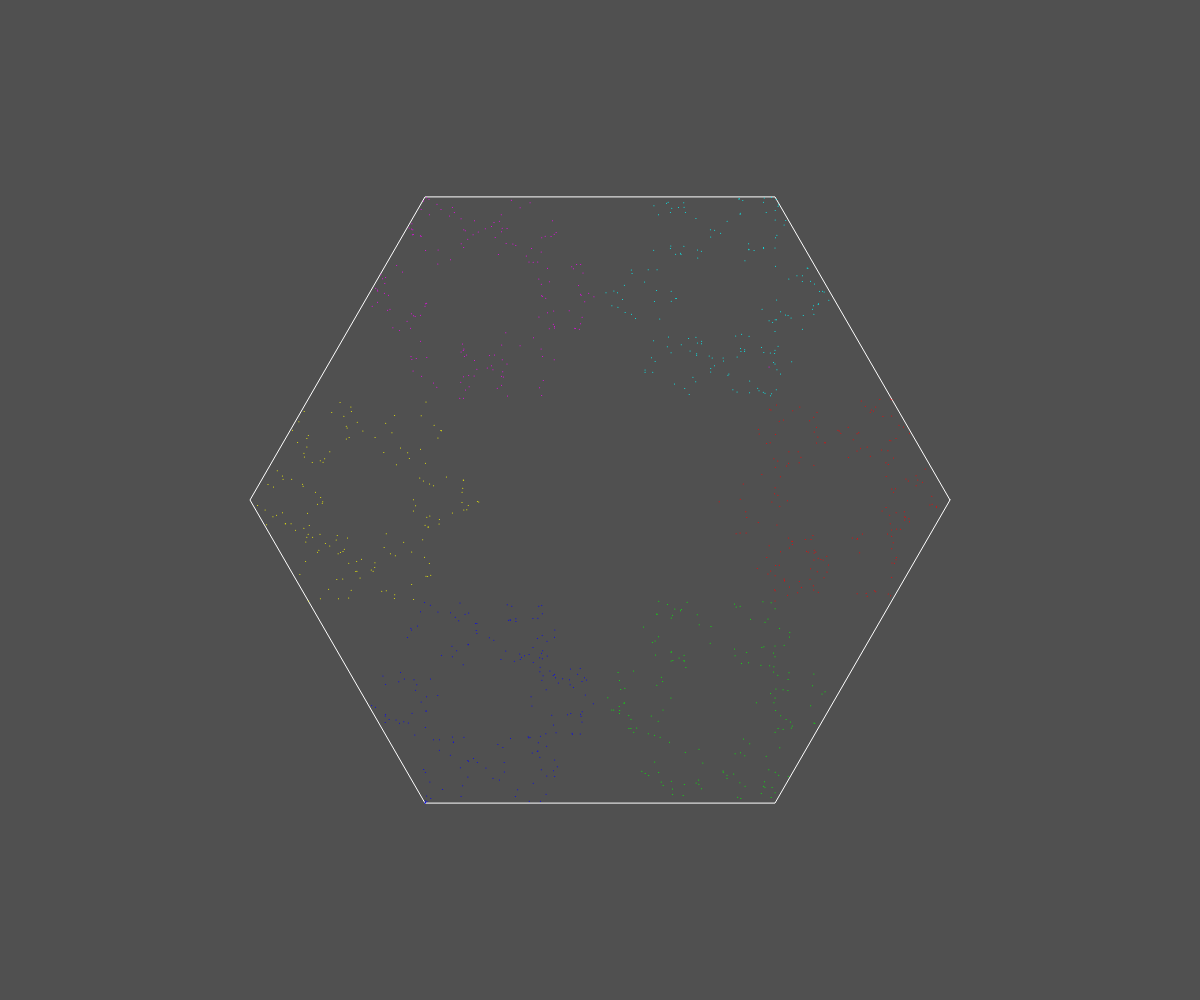
Frame 1 (no input)
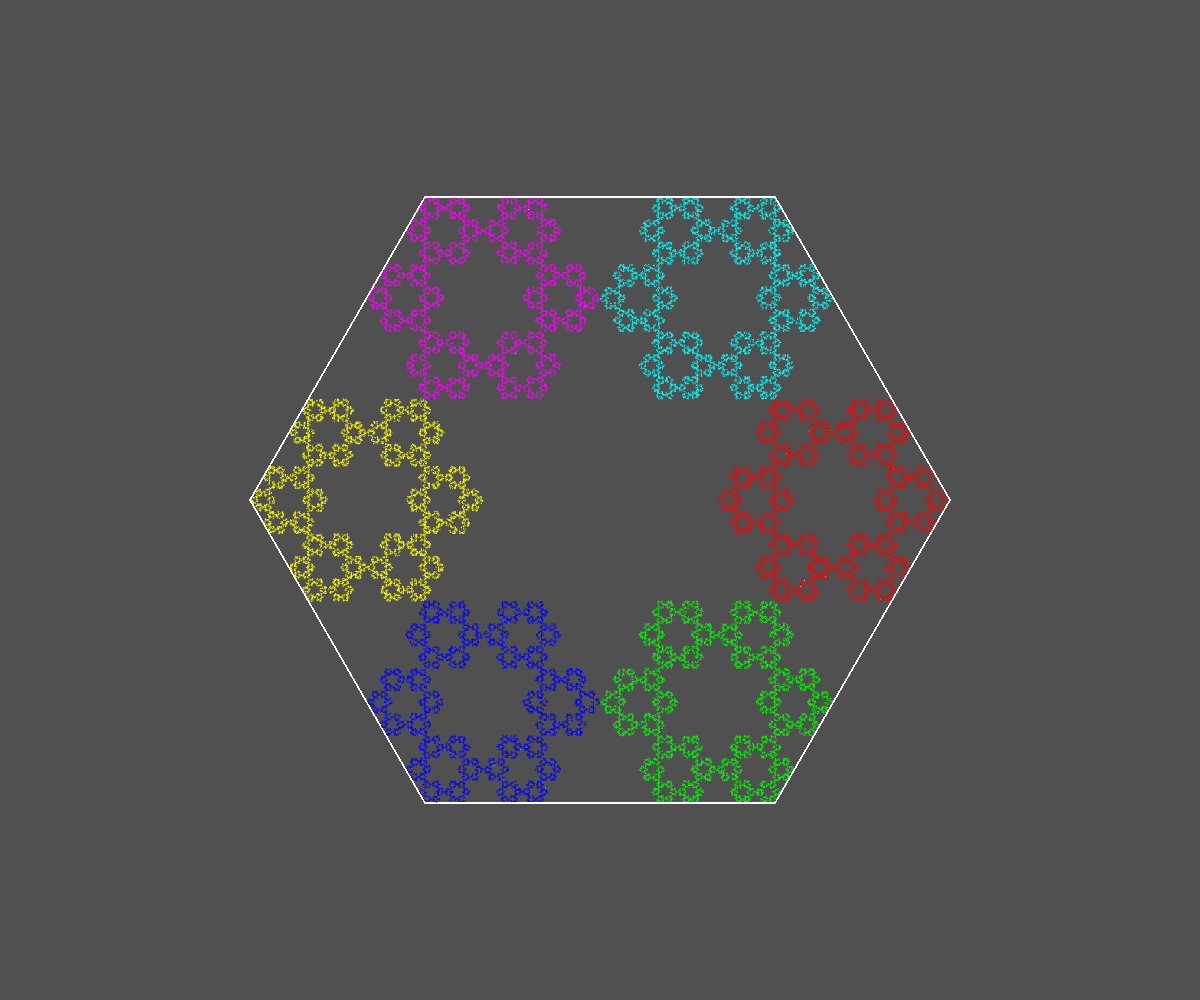
Frame 60 (no input)
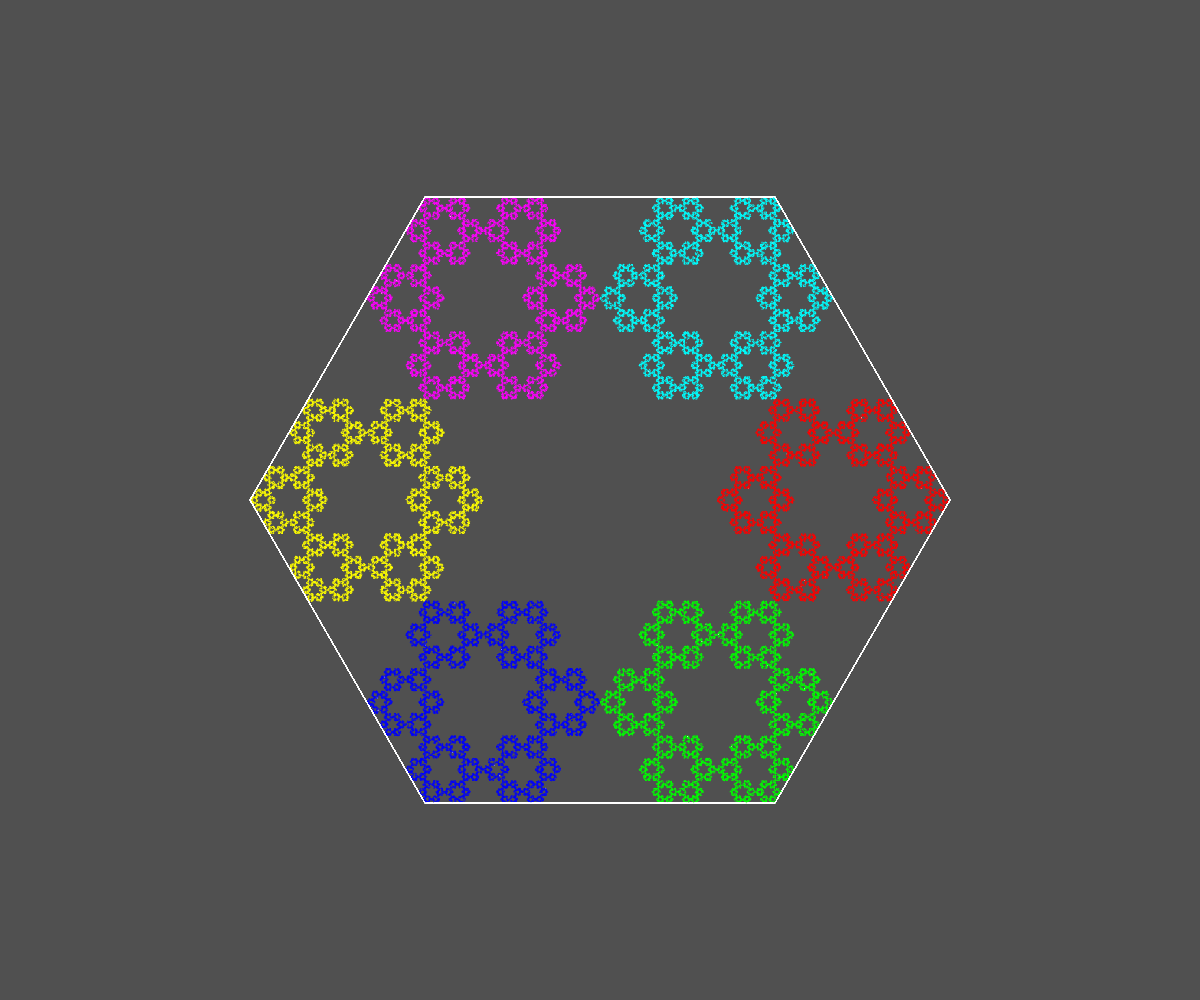
Frame 120 (the mouse pressed at the canvas centre since frame 60)

The p5.js sketch that drew these frames (run headless with seeded random() and noise() and a simulated clock; from frame 60 on, the mouse is pressed at the canvas centre):

// p5.js sketch
// ── sketch.js
let PointA, PointB, PointC, PointD, PointE, PointF
let side
let XC, YC
let hexagonVertices = []
let x, y
let interpolValue = 2/3

function setup() {
  createCanvas(windowWidth, windowHeight);
  background(80);
  frameRate(60)

  // Centre of the screen and hexagon side
  XC = width / 2
  YC = height / 2
  side = 350

  // The starting point
  x = random(width)
  y = random(height)

  // Calculate the points of the hexagon
  for (let i = 0; i < 6; i ++) {
    const angle = TWO_PI / 6 * i
    const sx = side * cos(angle)
    const sy = side * sin(angle)
    hexagonVertices.push(createVector(sx, sy))
  }

  [PointA, PointB, PointC, PointD, PointE, PointF] = hexagonVertices
}

function draw() {
  translate(XC, YC)

  // Draw the hexagon
  stroke(255)
  noFill()
  beginShape()
  hexagonVertices.forEach(point => {
    vertex(point.x, point.y)
  })
  endShape(CLOSE)

  // Start the chaos game
  for (let i = 0; i < 1000; i++) {
    point(x, y)

    let randomVertex = floor(random(6))
    if (randomVertex === 0) {
      stroke(255, 0, 0)
      x = lerp(x, PointA.x, interpolValue)
      y = lerp(y, PointA.y, interpolValue)
    } else if (randomVertex === 1) {
      stroke(0, 255, 0)
      x = lerp(x, PointB.x, interpolValue)
      y = lerp(y, PointB.y, interpolValue)
    } else if (randomVertex === 2) {
      stroke(0, 0, 255)
      x = lerp(x, PointC.x, interpolValue)
      y = lerp(y, PointC.y, interpolValue)
    } else if (randomVertex === 3) {
      stroke(255, 255, 0)
      x = lerp(x, PointD.x, interpolValue)
      y = lerp(y, PointD.y, interpolValue)
    } else if (randomVertex === 4) {
      stroke(255, 0, 255)
      x = lerp(x, PointE.x, interpolValue)
      y = lerp(y, PointE.y, interpolValue)
    } else if (randomVertex === 5) {
      stroke(0, 255, 255)
      x = lerp(x, PointF.x, interpolValue)
      y = lerp(y, PointF.y, interpolValue)
    }
  }
}
